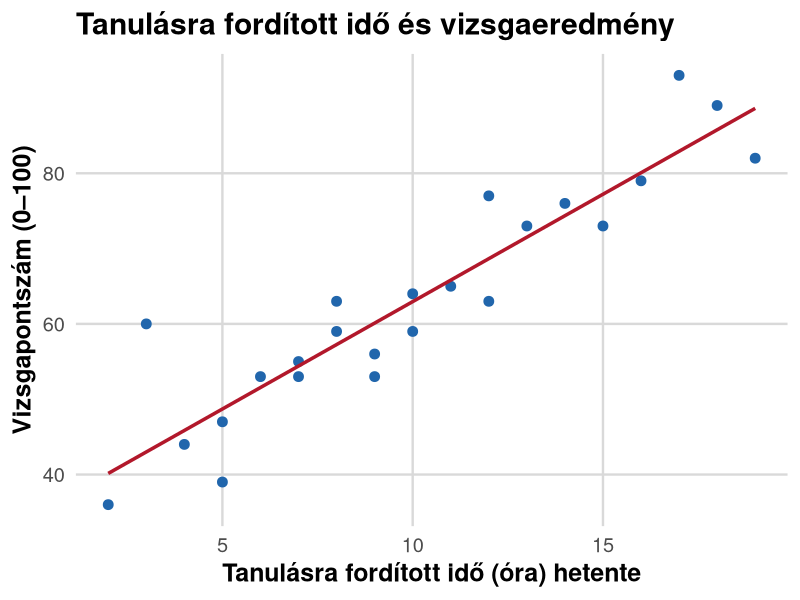
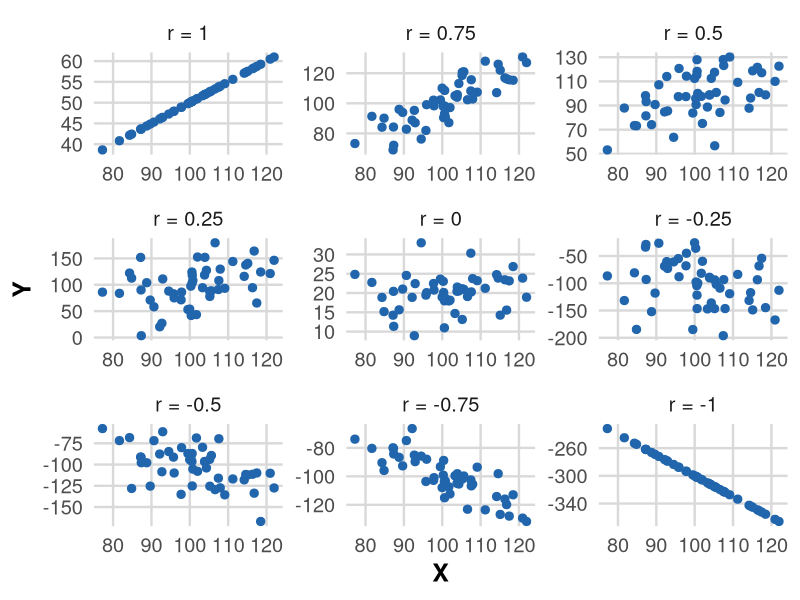
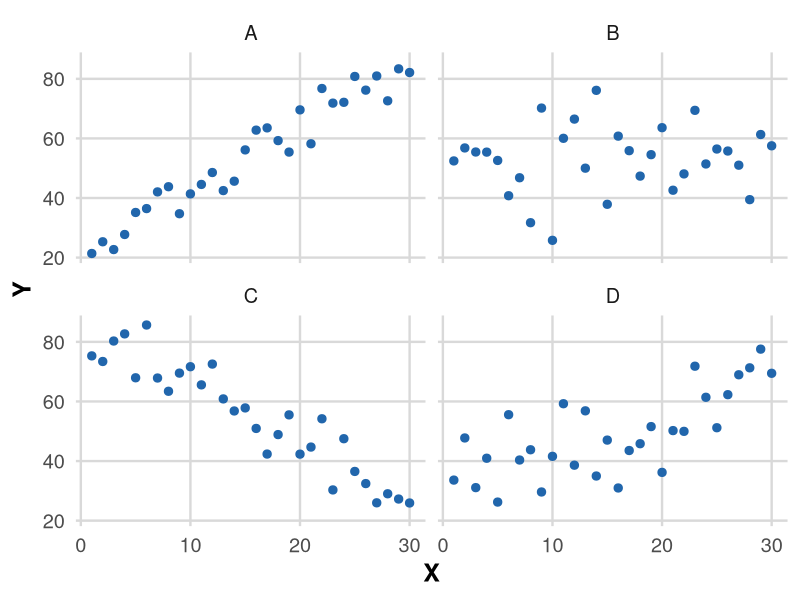
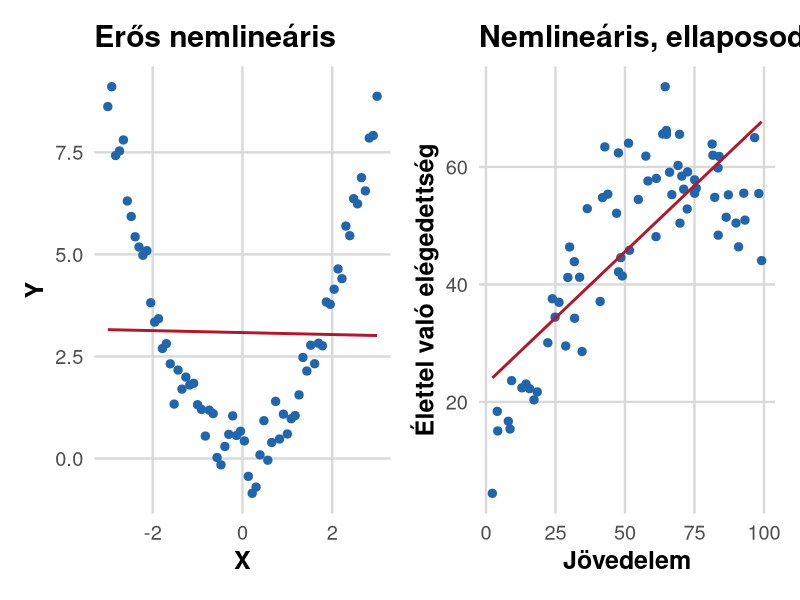
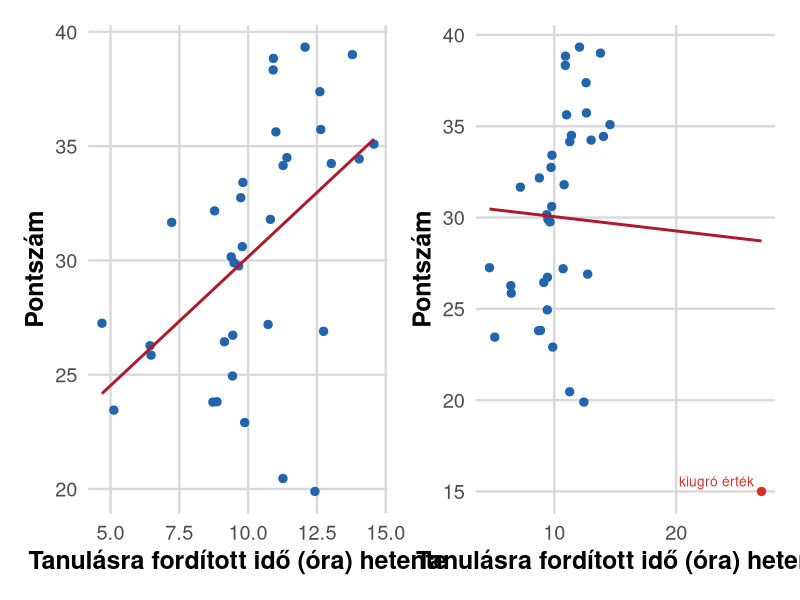
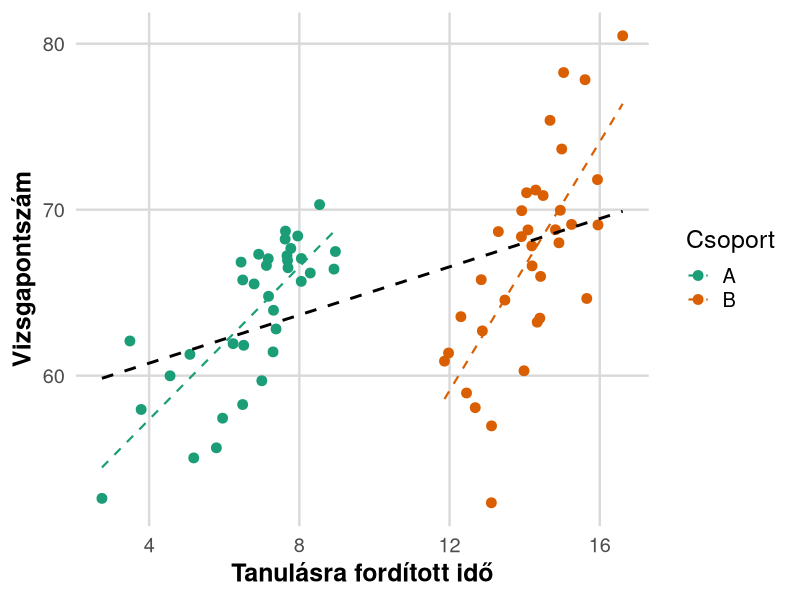
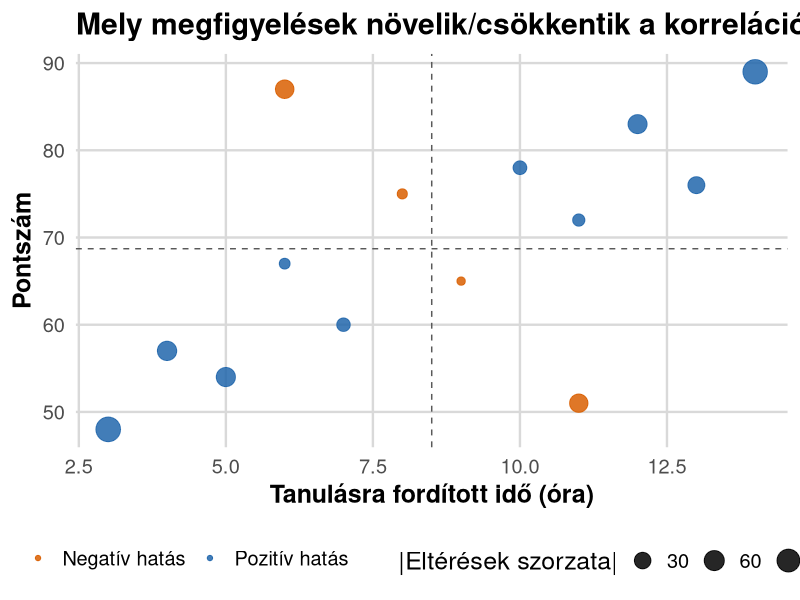
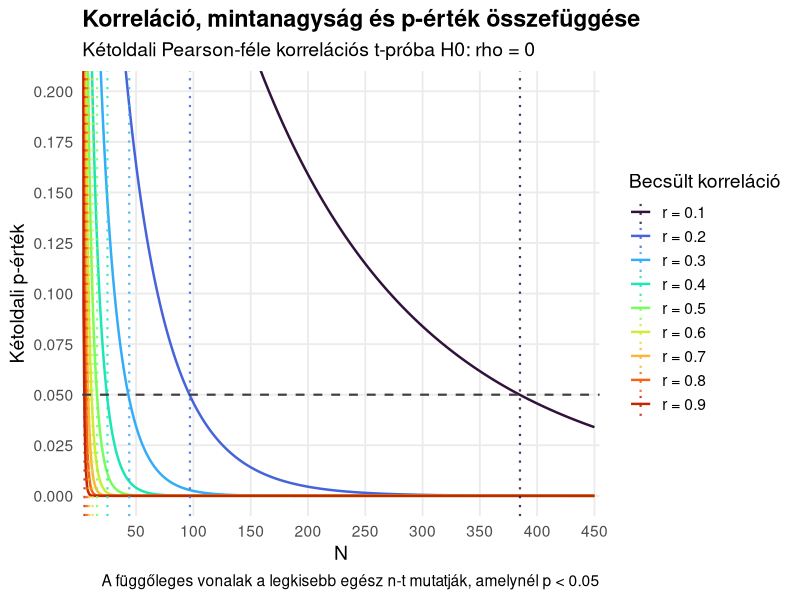

Source code (R) for these figures, in order:
## ---- chunk 1
#| include: false

library(ggplot2)
library(patchwork)

theme_set(
  theme_minimal(base_size = 18) +
    theme(
      panel.grid.major = element_line(color = "grey85"),
      panel.grid.minor = element_blank(),
      plot.title = element_text(face = "bold"),
      axis.title = element_text(face = "bold")
    )
)
## ---- chunk 2
#| label: fig-study-score
#| fig-width: 10
#| fig-height: 6
#| fig-cap: "Pozitív, megközelítőleg lineáris kapcsolat: a többet tanulók jellemzően több pontot szereznek."
set.seed(12)
study <- c(2, 3, 4, 5, 5, 6, 7, 7, 8, 8, 9, 9, 10, 10, 11, 12, 12, 13, 14, 15, 16, 17, 18, 19)
score <- round(42 + 2.2 * study + rnorm(length(study), 0, 7))
study_score_df <- data.frame(
  study = study,
  score = score
)

ggplot(study_score_df, aes(x = study, y = score)) +
  geom_point(color = "#2166ac", size = 3) +
  geom_smooth(
    method = "lm",
    se = FALSE,
    color = "#b2182b",
    linewidth = 1.2
  ) +
  labs(
    title = "Tanulásra fordított idő és vizsgaeredmény",
    x = "Tanulásra fordított idő (óra) hetente",
    y = "Vizsgapontszám (0–100)"
  )
## ---- chunk 3
#| label: fig-directions
#| fig-width: 10
#| fig-height: 10
#| fig-cap: "Az r előjele az irányt, abszolút nagysága az erőt mutatja"
set.seed(21)
n <- 50
x <- rnorm(n, 100, 10)
y1 = 0.5*x
y2= x + rnorm(n, 0, 8.7)
y3 = x + rnorm(n, 0, 16.5)
y4 = x + rnorm(n, 0, 39.5) 
y5 = rnorm(n, 20, 5)
y6 = -x + rnorm(n, 0, 39.5)
y7 = -x + rnorm(n, 0, 16.5)
y8 = -x + rnorm(n, 0, 8.7)
y9 = -3*x
direction_df <- rbind(
  data.frame(x = x, y = y1, rel="r = 1"),
  data.frame(x = x, y = y2, rel="r = 0.75"),
  data.frame(x = x, y = y3, rel="r = 0.5"),
  data.frame(x = x, y = y4, rel="r = 0.25"),
  data.frame(x = x, y = y5, rel="r = 0"),
  data.frame(x = x, y = y6, rel="r = -0.25"),
  data.frame(x = x, y = y7, rel="r = -0.5"),
  data.frame(x = x, y = y8, rel="r = -0.75"),
  data.frame(x = x, y = y9, rel="r = -1")
)

ggplot(direction_df, aes(x = x, y = y)) +
  geom_point(color = "#2166ac", size = 2.5) +
  facet_wrap(
    ~ forcats::fct_inorder(rel), 
    nrow = 3,
    scales="free"
    ) +
  labs(
    x = "X",
    y = "Y"
  )
## ---- chunk 4
#| label: rank-correlation
#| fig-width: 11
#| fig-height: 7
#| fig-align: center

set.seed(29)
x <- 1:30
ys <- list(
  85 - 2.0*x + rnorm(30,0,6),
  55 + rnorm(30,0,12),
  35 + 1.2*x + rnorm(30,0,10),
  20 + 2.2*x + rnorm(30,0,4)
)[c(4, 2, 1, 3)]
titles <- c("A", "B", "C", "D")

ranking_df <- do.call(
  rbind,
  lapply(seq_along(ys), function(i) {
    data.frame(
      x = x,
      y = ys[[i]],
      plot = titles[i]
    )
  })
)

ggplot(ranking_df, aes(x = x, y = y)) +
  geom_point(color = "#2166ac", size = 2.5) +
  facet_wrap(~ plot, ncol = 2) +
  labs(
    x = "X",
    y = "Y"
  )
## ---- chunk 5
#| label: fig-nonlinear
#| fig-width: 10
#| fig-height: 4.5
#| fig-cap: "Nemlineáris összefüggések"
set.seed(5)
x1 <- seq(-3, 3, length.out = 70)
y1 <- x1^2 + rnorm(70, 0, 0.45)

x2 <- runif(70, 0, 100)
y2 <- pmin(100, 5 + 1.5 * x2 - 0.0105 * x2^2 + rnorm(70, 0, 6))

nonlinear_df <- rbind(
  data.frame(
    x = x1,
    y = y1,
    relationship = "Strong curved relationship",
    x_label = "X",
    y_label = "Y"
  ),
  data.frame(
    x = x2,
    y = y2,
    relationship = "Curved / plateauing relationship",
    x_label = "Income (illustrative)",
    y_label = "Life satisfaction"
  )
)

plot_curved <- ggplot(
  subset(nonlinear_df, relationship == "Strong curved relationship"),
  aes(x = x, y = y)
) +
  geom_point(color = "#2166ac", size = 2.5) +
  geom_smooth(
    method = "lm",
    se = FALSE,
    color = "#b2182b",
    linewidth = 1
  ) +
  labs(
    title = "Erős nemlineáris",
    x = "X",
    y = "Y"
  )

plot_plateau <- ggplot(
  subset(nonlinear_df, relationship == "Curved / plateauing relationship"),
  aes(x = x, y = y)
) +
  geom_point(color = "#2166ac", size = 2.5) +
  geom_smooth(
    method = "lm",
    se = FALSE,
    color = "#b2182b",
    linewidth = 1
  ) +
  labs(
    title = "Nemlineáris, ellaposodó",
    x = "Jövedelem",
    y = "Élettel való elégedettség"
  )

plot_curved + plot_plateau
## ---- chunk 6
#| label: fig-outliers
#| fig-width: 10
#| fig-height: 4.5
#| fig-cap: "Egyetlen kiugró érték hatása"
set.seed(42)

x <- rnorm(35, 10, 2)
y <- 10 + 2*x + rnorm(35, 0, 5)

outlier_df <- data.frame(
  study_hours = x,
  exam_score = y,
  case_type = "Original observations"
)

outlier_added_df <- rbind(
  data.frame(
    study_hours = x,
    exam_score = y,
    case_type = "Original observations"
  ),
  data.frame(
    study_hours = 27,
    exam_score = 15,
    case_type = "Outlier"
  )
)

plot_without_outlier <- ggplot(
  outlier_df,
  aes(x = study_hours, y = exam_score)
) +
  geom_point(color = "#2166ac", size = 2.5) +
  geom_smooth(
    method = "lm",
    se = FALSE,
    color = "#b2182b",
    linewidth = 1
  ) +
  labs(
    x = "Tanulásra fordított idő (óra) hetente",
    y = "Pontszám"
  )

plot_with_outlier <- ggplot(
  outlier_added_df,
  aes(x = study_hours, y = exam_score, color = case_type)
) +
  geom_point(size = 2.5) +
  geom_smooth(
    aes(group = 1),
    method = "lm",
    se = FALSE,
    color = "#b2182b",
    linewidth = 1
  ) +
  geom_text(
    data = subset(outlier_added_df, case_type == "Outlier"),
    aes(label = "kiugró érték"),
    hjust = 1.1,
    vjust = -0.5,
    color = "#d73027",
    size = 3.5,
    show.legend = FALSE
  ) +
  scale_color_manual(
    values = c(
      "Original observations" = "#2166ac",
      "Outlier" = "#d73027"
    )
  ) +
  labs(
    x = "Tanulásra fordított idő (óra) hetente",
    y = "Pontszám",
    color = NULL
  ) +
  guides(color="none")

plot_without_outlier + plot_with_outlier
## ---- chunk 7
#| label: fig-groups
#| fig-width: 9
#| fig-height: 5
#| fig-cap: "Az összesített kapcsolat elfedi a csoportszintű különbségeket"
set.seed(99)
x_a <- rnorm(35, 7, 1.4)
y_a <- 45 + 3 * x_a + rnorm(35, 0, 4)

x_b <- rnorm(35, 14, 1.4)
y_b <- 25 + 3 * x_b + rnorm(35, 0, 4)

groups_df <- rbind(
  data.frame(
    study_hours = x_a,
    exam_score = y_a,
    group = "A"
  ),
  data.frame(
    study_hours = x_b,
    exam_score = y_b,
    group = "B"
  )
)

ggplot(groups_df, aes(x = study_hours, y = exam_score)) +
  geom_point(
    aes(color = group),
    size = 3
  ) +
  geom_smooth(
    method = "lm",
    formula = y ~ x,
    se = FALSE,
    color = "black",
    linewidth = 1,
    linetype = "dashed"
  ) +
  geom_smooth(
    aes(color = group),
    method = "lm",
    formula = y ~ x,
    se = FALSE,
    linewidth = 0.75,
    linetype = "dashed"
    ) +
  scale_color_manual(
    values = c(
      "A" = "#1b9e77",
      "B" = "#d95f02"
    )
  ) +
  labs(
    x = "Tanulásra fordított idő",
    y = "Vizsgapontszám",
    color = "Csoport"
  )
## ---- chunk 8
#| echo: false
#| fig-width: 10
#| fig-height: 5.5

students <- data.frame(
  study_hours = c(3, 4, 5, 6, 7, 8, 9, 10, 11, 12, 13, 14, 6, 11),
  exam_score  = c(48, 57, 54, 67, 60, 75, 65, 78, 72, 83, 76, 89, 87, 51)
)

x_bar <- mean(students$study_hours)
y_bar <- mean(students$exam_score)

students$cross_product <-
  (students$study_hours - x_bar) *
  (students$exam_score - y_bar)

students$contribution <- ifelse(
  students$cross_product >= 0,
  "Pozitív hatás",
  "Negatív hatás"
)

r_value <- cor(students$study_hours, students$exam_score)

ggplot(
  students,
  aes(x = study_hours, y = exam_score)
) +
  geom_vline(
    xintercept = x_bar,
    linetype = "dashed",
    colour = "grey35"
  ) +
  geom_hline(
    yintercept = y_bar,
    linetype = "dashed",
    colour = "grey35"
  ) +
  geom_point(
    aes(
      colour = contribution,
      size = abs(cross_product)
    ),
    alpha = 0.85
  ) +
  scale_colour_manual(
    values = c(
      "Pozitív hatás" = "#2166ac",
      "Negatív hatás" = "#d95f02"
    )
  ) +
  scale_size_continuous(
    range = c(2.5, 8),
    name = "|Eltérések szorzata|"
  ) +
  labs(
    title = "Mely megfigyelések növelik/csökkentik a korreláció értékét?",
    x = "Tanulásra fordított idő (óra)",
    y = "Pontszám",
    colour = NULL
  ) +
  theme(
    legend.position = "bottom"
  )
## ---- chunk 9
alpha <- 0.05
r_values <- seq(0.1, 0.9, by = 0.1)
n_values <- 3:450

dat <- expand.grid(n = n_values, r = r_values)
dat$t_stat <- with(dat, r * sqrt((n - 2) / (1 - r^2)))
dat$p_value <- with(dat, 2 * pt(-abs(t_stat), df = n - 2))
dat$r_label <- factor(sprintf("r = %.1f", dat$r),
                      levels = sprintf("r = %.1f", r_values))

# The first integer sample size at which each fixed observed r has p < .05.
crossings <- do.call(rbind, lapply(split(dat, dat$r_label), function(d) {
  d[which(d$p_value < alpha)[1], c("n", "r", "p_value", "r_label")]
}))

p <- ggplot(dat, aes(x = n, y = p_value, colour = r_label)) +
  geom_line(linewidth = 0.85) +
  geom_hline(yintercept = alpha, linetype = "dashed",
             colour = "grey25", linewidth = 0.75) +
  geom_vline(data = crossings,
               aes(xintercept = n, colour = r_label),
               linetype = "dotted", linewidth = 0.75, alpha = 0.85) +
  scale_colour_viridis_d(option = "turbo", end = 0.9, name = "Becsült korreláció") +
  scale_x_continuous(breaks = seq(0, 450, by = 50), expand = expansion(mult = c(0, .01))) +
  scale_y_continuous(breaks = seq(0, 0.20, by = 0.025),
                     labels = function(x) sprintf("%.3f", x)) +
  coord_cartesian(xlim = c(3, 450), ylim = c(0, 0.20)) +
  labs(
    title = "Korreláció, mintanagyság és p-érték összefüggése",
    subtitle = "Kétoldali Pearson-féle korrelációs t-próba H0: rho = 0",
    x = "N",
    y = "Kétoldali p-érték",
    caption = "A függőleges vonalak a legkisebb egész n-t mutatják, amelynél p < 0.05"
  ) +
  theme_minimal(base_size = 14) +
  theme(panel.grid.minor = element_blank(),
        legend.position = "right",
        plot.title = element_text(face = "bold"))

print(p)
